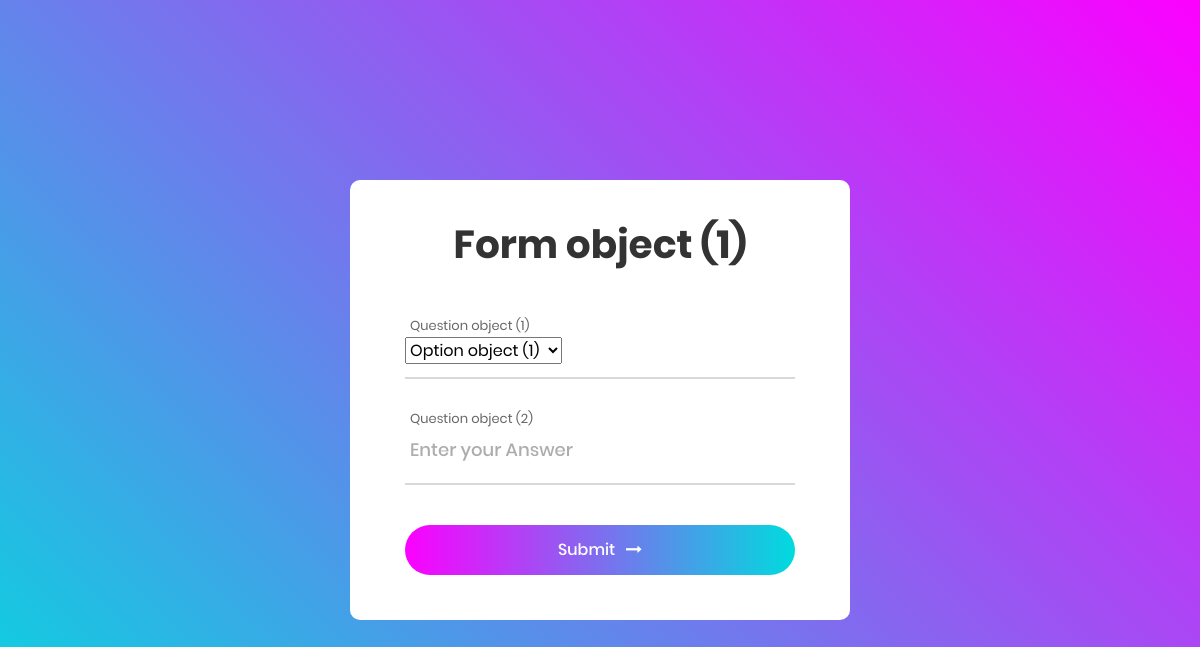
Before: /accounts/main_app/forms/1 with the older database file.
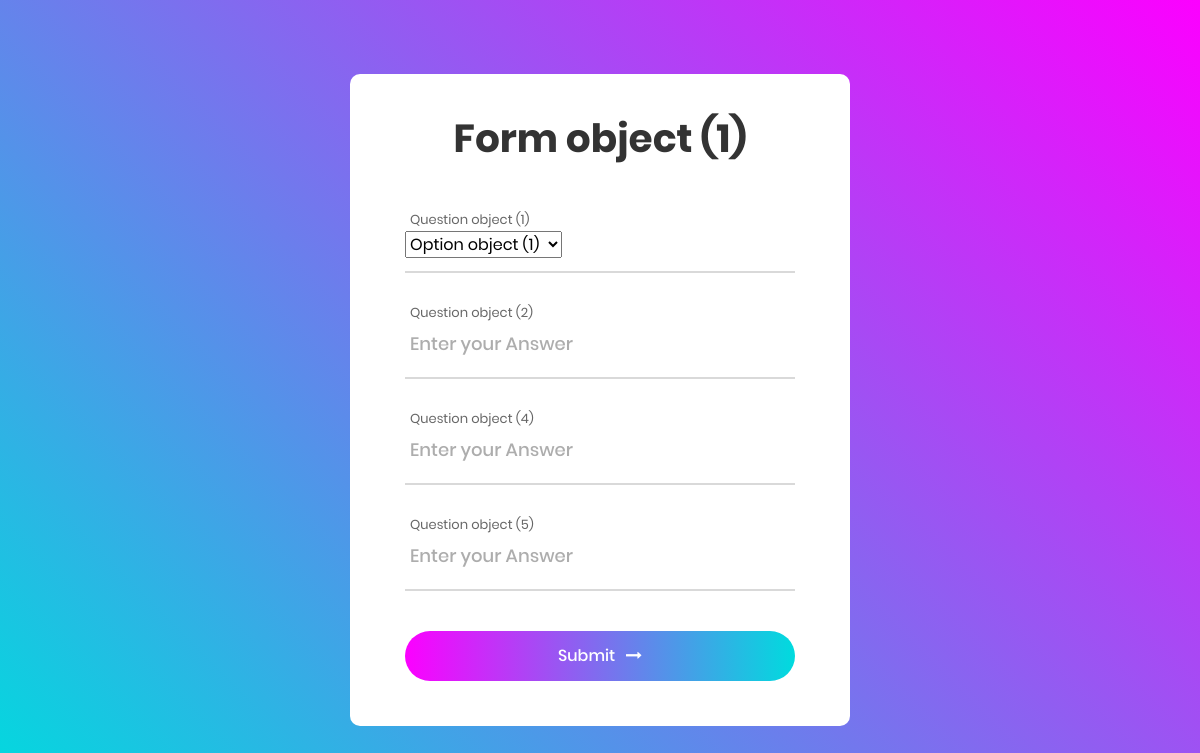
After: the same page with the newer database file.
### main_app/models.py (models this page shows)
class Form(models.Model):
    name = models.CharField(max_length=100)
    project_link = models.ForeignKey(Project, on_delete=models.CASCADE, related_name="projects", null=True, blank=True)

class Question(models.Model):
    name = models.CharField(max_length=100)
    form_link = models.ForeignKey(Form, on_delete=models.CASCADE, related_name='question', null=True, blank=True)

### main_app/views.py (the view)
# urls.py: path('forms/<int:id>', views.questionList, name= "temp"),
def questionList(request, id):
    ques_list = models.Question.objects.all().filter(form_link=id).order_by('id')
    print("Questions list")
    print(ques_list)
    ques = []
    ques_dict = {}
    for i in range(ques_list.count()):
        ques.append([ques_list.all()[i], models.Option.objects.all().filter(question_link=ques_list.all()[i]).all()])
    return render(request, "ques_list.html",
                  context={"ques": ques, "form_name": models.Form.objects.all().filter(id=id).get()})

### templates/ques_list.html (shortened to what this page needs)
<!DOCTYPE html>
<html lang="en">
<head>
    {% load static %}
    <link rel="stylesheet" type="text/css" href="{% static 'vendor/bootstrap/css/bootstrap.min.css' %} "/>
    <link rel="stylesheet" type="text/css" href="{% static 'fonts/font-awesome-4.7.0/css/font-awesome.min.css' %} "/>
    <link rel="stylesheet" type="text/css" href="{% static 'vendor/animate/animate.css' %} "/>
    <link rel="stylesheet" type="text/css" href="{% static 'vendor/css-hamburgers/hamburgers.min.css' %} "/>
    <link rel="stylesheet" type="text/css" href="{% static 'vendor/animsition/css/animsition.min.css' %} "/>
    <link rel="stylesheet" type="text/css" href="{% static 'vendor/select2/select2.min.css' %} "/>
    <link rel="stylesheet" type="text/css" href="{% static 'vendor/daterangepicker/daterangepicker.css' %} "/>
    <link rel="stylesheet" type="text/css" href="{% static 'css/util.css' %} "/>
    <link rel="stylesheet" type="text/css" href="{% static 'css/main.css' %} "/>
</head>
<body>
<div class="container-contact100">
    <div class="wrap-contact100">
        <form class="contact100-form validate-form">
				<span class="contact100-form-title">
					{{ form_name }}
				</span>
            {% for que in ques %}
                {% if que.1.count == 0 %}
                    <div class="wrap-input100 validate-input" data-validate="Answer is required">
                        <span class="label-input100">{{ que.0 }}</span>
                        <input class="input100" type="text" name="name" placeholder="Enter your Answer">
                        <span class="focus-input100"></span>
                    </div>
                {% else %}
                    <div class="wrap-input100 input100-select">
                        <span class="label-input100">{{ que.0 }}</span>
                        <div>
                            <select class="dropdown" name="service">
                                {% for i in  que.1 %}
                                    <option>{{ i }}</option>
                                {% endfor %}
                            </select>
                        </div>
                        <span class="focus-input100"></span>
                    </div>
                {% endif %}
            {% endfor %}
            <div class="container-contact100-form-btn">
                <div class="wrap-contact100-form-btn">
                    <div class="contact100-form-bgbtn"></div>
                    <button class="contact100-form-btn">
							<span>
								Submit
								<i class="fa fa-long-arrow-right m-l-7" aria-hidden="true"></i>
							</span>
                    </button>
                </div>
            </div>
        </form>
    </div>
</div>
</body>
</html>

### main_app/static/css/main.css (style rules this page uses)
* { margin: 0px; padding: 0px; box-sizing: border-box; }
body, html { height: 100%; font-family: Poppins-Regular, sans-serif; }
input { outline: none; border: none; }
button { outline: none !important; border: none; background: transparent; }
.container-contact100 { width: 100%; min-height: 100vh; display: -webkit-box; display: -webkit-flex; display: -moz-box; display: -ms-flexbox; display: flex; flex-wrap: wrap; justify-content: center; align-items: center; padding: 15px; background: #a64bf4; background: -webkit-linear-gradient(45deg, #00dbde, #fc00ff); background: -o-linear-gradient(45deg, #00dbde, #fc00ff); background: -moz-linear-gradient(45deg, #00dbde, #fc00ff); background: linear-gradient(45deg, #00dbde, #fc00ff); }
.wrap-contact100 { width: 500px; background: #fff; border-radius: 10px; overflow: hidden; padding: 42px 55px 45px 55px; }
.contact100-form { width: 100%; }
.contact100-form-title { display: block; font-family: Poppins-Bold; font-size: 39px; color: #333333; line-height: 1.2; text-align: center; padding-bottom: 44px; }
.wrap-input100 { width: 100%; position: relative; border-bottom: 2px solid #d9d9d9; padding-bottom: 13px; margin-bottom: 27px; }
.label-input100 { font-family: Poppins-Regular; font-size: 13px; color: #666666; line-height: 1.5; padding-left: 5px; }
.input100 { display: block; width: 100%; background: transparent; font-family: Poppins-Medium; font-size: 18px; color: #333333; line-height: 1.2; padding: 0 5px; }
.focus-input100 { position: absolute; display: block; width: 100%; height: 100%; top: 0; left: 0; pointer-events: none; }
.focus-input100::before { content: ""; display: block; position: absolute; bottom: -2px; left: 0; width: 0; height: 2px; -webkit-transition: all 0.4s; -o-transition: all 0.4s; -moz-transition: all 0.4s; transition: all 0.4s; background: #7f7f7f; }
input.input100 { height: 40px; }
.container-contact100-form-btn { display: -webkit-box; display: -webkit-flex; display: -moz-box; display: -ms-flexbox; display: flex; flex-wrap: wrap; justify-content: center; padding-top: 13px; }
.wrap-contact100-form-btn { width: 100%; display: block; position: relative; z-index: 1; border-radius: 25px; overflow: hidden; margin: 0 auto; }
.contact100-form-bgbtn { position: absolute; z-index: -1; width: 300%; height: 100%; background: #a64bf4; background: -webkit-linear-gradient(left, #00dbde, #fc00ff, #00dbde, #fc00ff); background: -o-linear-gradient(left, #00dbde, #fc00ff, #00dbde, #fc00ff); background: -moz-linear-gradient(left, #00dbde, #fc00ff, #00dbde, #fc00ff); background: linear-gradient(left, #00dbde, #fc00ff, #00dbde, #fc00ff); top: 0; left: -100%; -webkit-transition: all 0.4s; -o-transition: all 0.4s; -moz-transition: all 0.4s; transition: all 0.4s; }
.contact100-form-btn { display: -webkit-box; display: -webkit-flex; display: -moz-box; display: -ms-flexbox; display: flex; justify-content: center; align-items: center; padding: 0 20px; width: 100%; height: 50px; font-family: Poppins-Medium; font-size: 16px; color: #fff; line-height: 1.2; }
.contact100-form-btn i { -webkit-transition: all 0.4s; -o-transition: all 0.4s; -moz-transition: all 0.4s; transition: all 0.4s; }
.validate-input { position: relative; }

Changed rows visible on the page:
added Question: id "Question object (4)"
added Question: id "Question object (5)"
